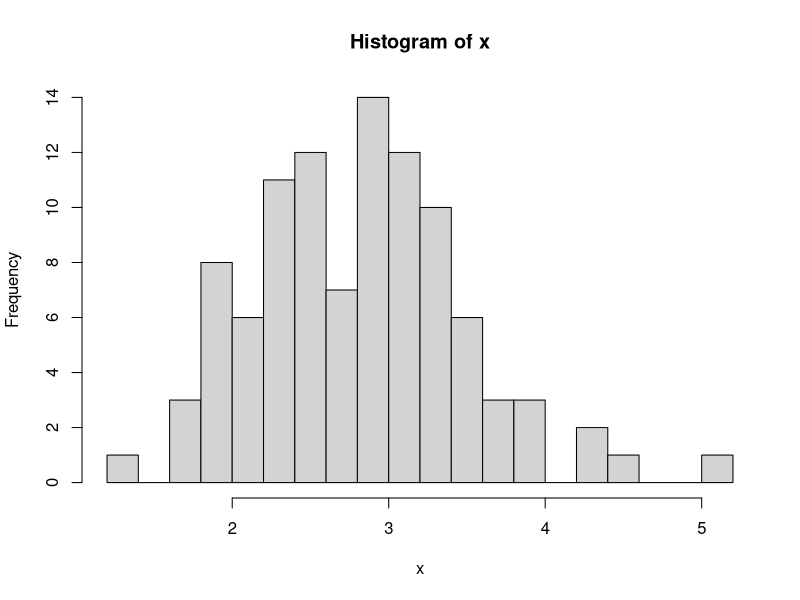

R code for this plot:
## ---- chunk 1
x <- rlnorm(100, meanlog=1, sdlog=0.25)
## ---- chunk 2
hist(x, 25)
